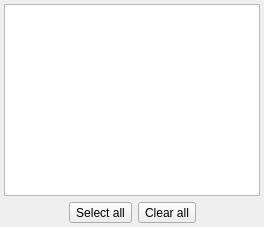
         <widget class="QWidget" name="tab_2">
          <attribute name="title">
           <string>Columns</string>
          </attribute>
          <layout class="QGridLayout" name="gridLayout_8">
           <property name="leftMargin">
            <number>4</number>
           </property>
           <property name="topMargin">
            <number>4</number>
           </property>
           <property name="rightMargin">
            <number>4</number>
           </property>
           <property name="bottomMargin">
            <number>4</number>
           </property>
           <item row="0" column="0">
            <widget class="QListWidget" name="columns_lst">
             <property name="selectionMode">
              <enum>QAbstractItemView::SingleSelection</enum>
             </property>
             <property name="iconSize">
              <size>
               <width>28</width>
               <height>28</height>
              </size>
             </property>
            </widget>
           </item>
           <item row="1" column="0">
            <layout class="QHBoxLayout" name="horizontalLayout_3">
             <item>
              <spacer name="horizontalSpacer_3">
               <property name="orientation">
                <enum>Qt::Horizontal</enum>
               </property>
               <property name="sizeHint" stdset="0">
                <size>
                 <width>58</width>
                 <height>20</height>
                </size>
               </property>
              </spacer>
             </item>
             <item>
              <widget class="QToolButton" name="select_all_tb">
               <property name="sizePolicy">
                <sizepolicy hsizetype="Preferred" vsizetype="Preferred">
                 <horstretch>0</horstretch>
                 <verstretch>0</verstretch>
                </sizepolicy>
               </property>
               <property name="text">
                <string>Select all</string>
               </property>
              </widget>
             </item>
             <item>
              <widget class="QToolButton" name="clear_all_tb">
               <property name="sizePolicy">
                <sizepolicy hsizetype="Preferred" vsizetype="Preferred">
                 <horstretch>0</horstretch>
                 <verstretch>0</verstretch>
                </sizepolicy>
               </property>
               <property name="text">
                <string>Clear all</string>
               </property>
              </widget>
             </item>
             <item>
              <spacer name="horizontalSpacer_2">
               <property name="orientation">
                <enum>Qt::Horizontal</enum>
               </property>
               <property name="sizeHint" stdset="0">
                <size>
                 <width>58</width>
                 <height>20</height>
                </size>
               </property>
              </spacer>
             </item>
            </layout>
           </item>
          </layout>
         </widget>
